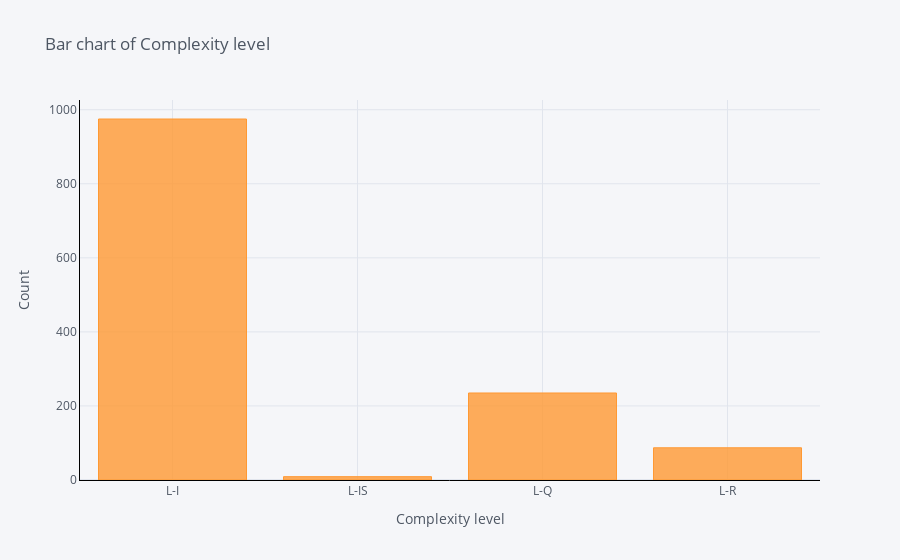

Notebook cell for this chart:
### Markdown cell above
There were quite number of people like to leave long reviews.

### Code cell
df.groupby('Complexity_level').count()['text'].iplot(kind='bar', yTitle='Count', linecolor='black', opacity=0.8,
                                                           title='Bar chart of Complexity level', xTitle='Complexity level')

### Figure 1 — Plotly figure (JSON) as saved in the notebook; plotly's stock layout.template omitted (floating-point values rounded to 4 significant figures)
{"data": [{"marker": {"color": "rgba(255, 153, 51, 0.8)", "line": {"color": "rgba(255, 153, 51, 1.0)", "width": 1}}, "name": "text", "orientation": "v", "text": "", "type": "bar", "x": ["L-I", "L-IS", "L-Q", "L-R"], "y": [975, 9, 235, 87]}], "layout": {"legend": {"bgcolor": "#F5F6F9", "font": {"color": "#4D5663"}}, "paper_bgcolor": "#F5F6F9", "plot_bgcolor": "#F5F6F9", "title": {"font": {"color": "#4D5663"}, "text": "Bar chart of Complexity level"}, "xaxis": {"gridcolor": "#E1E5ED", "linecolor": "black", "showgrid": true, "tickfont": {"color": "#4D5663"}, "title": {"font": {"color": "#4D5663"}, "text": "Complexity level"}, "zerolinecolor": "#E1E5ED"}, "yaxis": {"gridcolor": "#E1E5ED", "linecolor": "black", "showgrid": true, "tickfont": {"color": "#4D5663"}, "title": {"font": {"color": "#4D5663"}, "text": "Count"}, "zerolinecolor": "#E1E5ED"}}}
